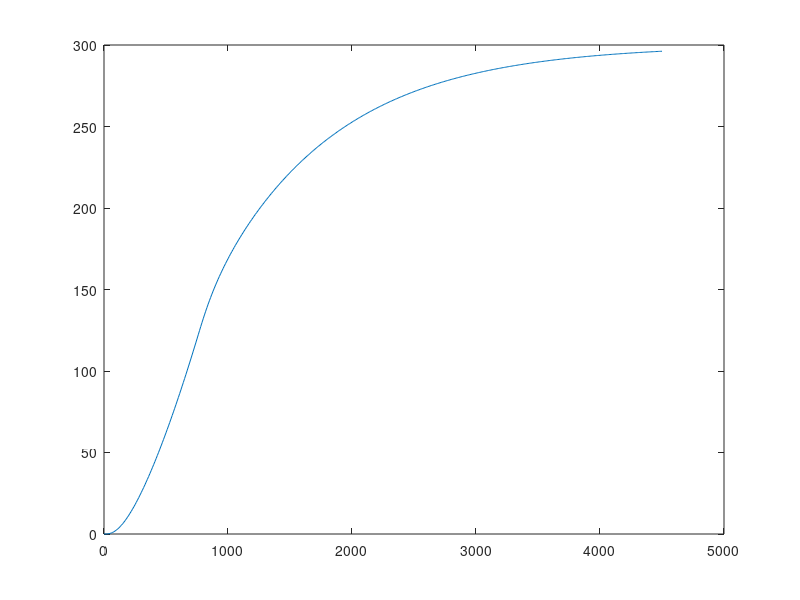
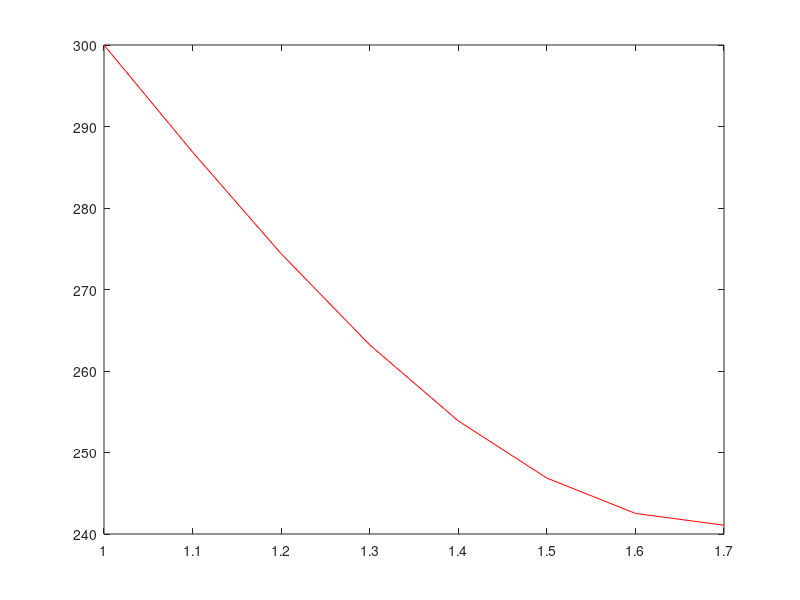
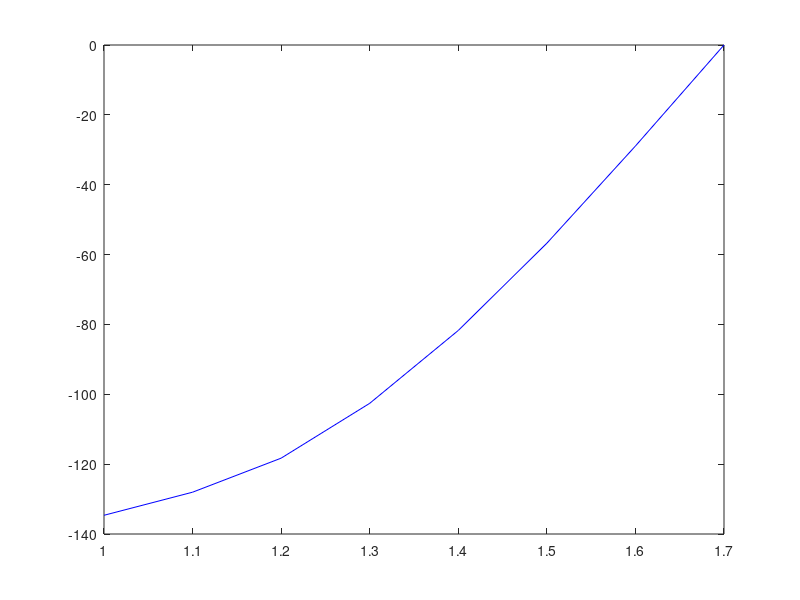
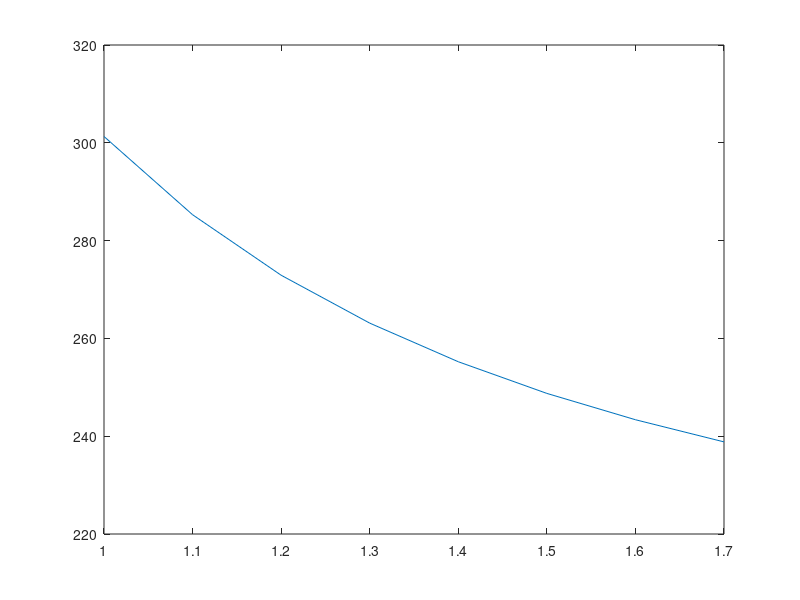

These figures' MATLAB source, in order:
function repaso
ti=0; dt=10; td=750; tf=6*td;
t=ti:dt:tf;
it=0;
for i=ti:dt:1000
  it=it+1;
  y(it)=g(i);
endfor

K=zeros(6);
for i=1:6
  K(i,i)=-2;
endfor
for i=1:5
  K(i,i+1)=1;
  K(i+1,i)=1;
endfor
K(6,5)=2/3; K(6,6)=-2/3;
K=(1/50)*K;

p=zeros(6,1); p(1)=1;
p=(1/50)*p;

#RungeK
w=1;
z0=zeros(6,1);
it2=0;

for i=ti:dt:tf
  it2=it2+1;

  dz=K*z0+p*g(i);
  k1=dt*dz;

  tg=i+(dt/(2*w));
  zg=z0+(k1/(2*w));
  dzg=K*zg+p*g(i);
  k2=dt*dzg;

  zn=z0+(1-w)*k1+w*k2;

  m(:,it2)=zn;

  z0=zn;
endfor
#Graficar z3
z3=m(3,:);
plot(t,z3);

#Vector z(tk)
tk=(tf/2);
tk=(tk/dt)+1;
zj=m(:,tk);
disp(zj);

#Armar y Graficar funcion discreta
x0=1; dx=0.1; xf=1.7;
x=x0:dx:xf;
u=zeros(8,1);
it3=0;

u(1)=g(tf/2);
for i=2:7
  u(i)=m(i-1,tk);
endfor
u(8)=(4*m(6,tk)-m(5,tk))/3;
du=derivadaprimera(u,dx);
figure(2);
plot(x,u,"r");
figure(3);
plot(x,du,"b");

#Integral
du2=du.^2;
I=TC(du2,dx);
disp(I);

#Aproximacion
Fi=ones(8,3);
it4=0;
for i=x0:dx:xf
  it4=it4+1;

  Fi(it4,2)=1/i;
  Fi(it4,3)=1/(i^2);
endfor
a=inv(Fi'*Fi)*(Fi'*u);
it5=0;
for i=x0:dx:xf
  it5=it5+1;

  aprox(it5)=a(1)*1+a(2)*f1(i)+a(3)*f2(i);
endfor
disp(a);
disp("");
disp(aprox);

figure(4);
plot(x,aprox);


endfunction
#Funcion g
function g=g(x)
    if x<750
    g=(2/5)*x;
  else
    g=300;
  endif
endfunction
#Derivada Primera
function VD=derivadaprimera(vy,paso)
  m=length(vy);
  VD(1)=(-3/(2*paso))*vy(1)+(2/(paso))*vy(2)+(-1/(2*paso))*vy(3);
  for i=2:m-1
    VD(i)=(vy(i+1)-vy(i-1))/(2*paso);
  endfor
  VD(m)=(3/(2*paso))*vy(m)+(-2/(paso))*vy(m-1)+(1/(2*paso))*vy(m-2);
endfunction
#Metodo Trapecio
function I=TC(vy,paso)
  m=length(vy);
  w=ones(m,1);
  w(1)=0.5;
  w(m)=0.5;
  w=paso*w;
  I=0;
  for i=1:m
    I=I+w(i)*vy(i);
  endfor
endfunction
function y1=f1(x)
  y1=1/x;
endfunction
function y2=f2(x)
  y2=1/(x^2);
endfunction
